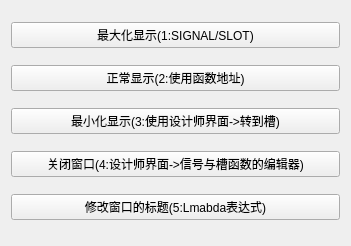
<?xml version="1.0" encoding="UTF-8"?>
<ui version="4.0">
 <class>SignalSlotsWidget</class>
 <widget class="QWidget" name="SignalSlotsWidget">
  <property name="geometry">
   <rect>
    <x>0</x>
    <y>0</y>
    <width>351</width>
    <height>246</height>
   </rect>
  </property>
  <property name="windowTitle">
   <string>信号与槽的5种方式</string>
  </property>
  <layout class="QVBoxLayout" name="verticalLayout">
   <item>
    <widget class="QPushButton" name="btn_Max">
     <property name="text">
      <string>最大化显示(1:SIGNAL/SLOT)</string>
     </property>
    </widget>
   </item>
   <item>
    <widget class="QPushButton" name="btn_Normal">
     <property name="text">
      <string>正常显示(2:使用函数地址)</string>
     </property>
    </widget>
   </item>
   <item>
    <widget class="QPushButton" name="btn_Min">
     <property name="text">
      <string>最小化显示(3:使用设计师界面-&gt;转到槽)</string>
     </property>
    </widget>
   </item>
   <item>
    <widget class="QPushButton" name="btn_close">
     <property name="text">
      <string>关闭窗口(4:设计师界面-&gt;信号与槽函数的编辑器)</string>
     </property>
    </widget>
   </item>
   <item>
    <widget class="QPushButton" name="btn_changeTitle">
     <property name="text">
      <string>修改窗口的标题(5:Lmabda表达式)</string>
     </property>
    </widget>
   </item>
  </layout>
 </widget>
 <resources/>
 <connections>
  <connection>
   <sender>btn_close</sender>
   <signal>clicked()</signal>
   <receiver>SignalSlotsWidget</receiver>
   <slot>close()</slot>
   <hints>
    <hint type="sourcelabel">
     <x>175</x>
     <y>162</y>
    </hint>
    <hint type="destinationlabel">
     <x>175</x>
     <y>122</y>
    </hint>
   </hints>
  </connection>
 </connections>
</ui>
